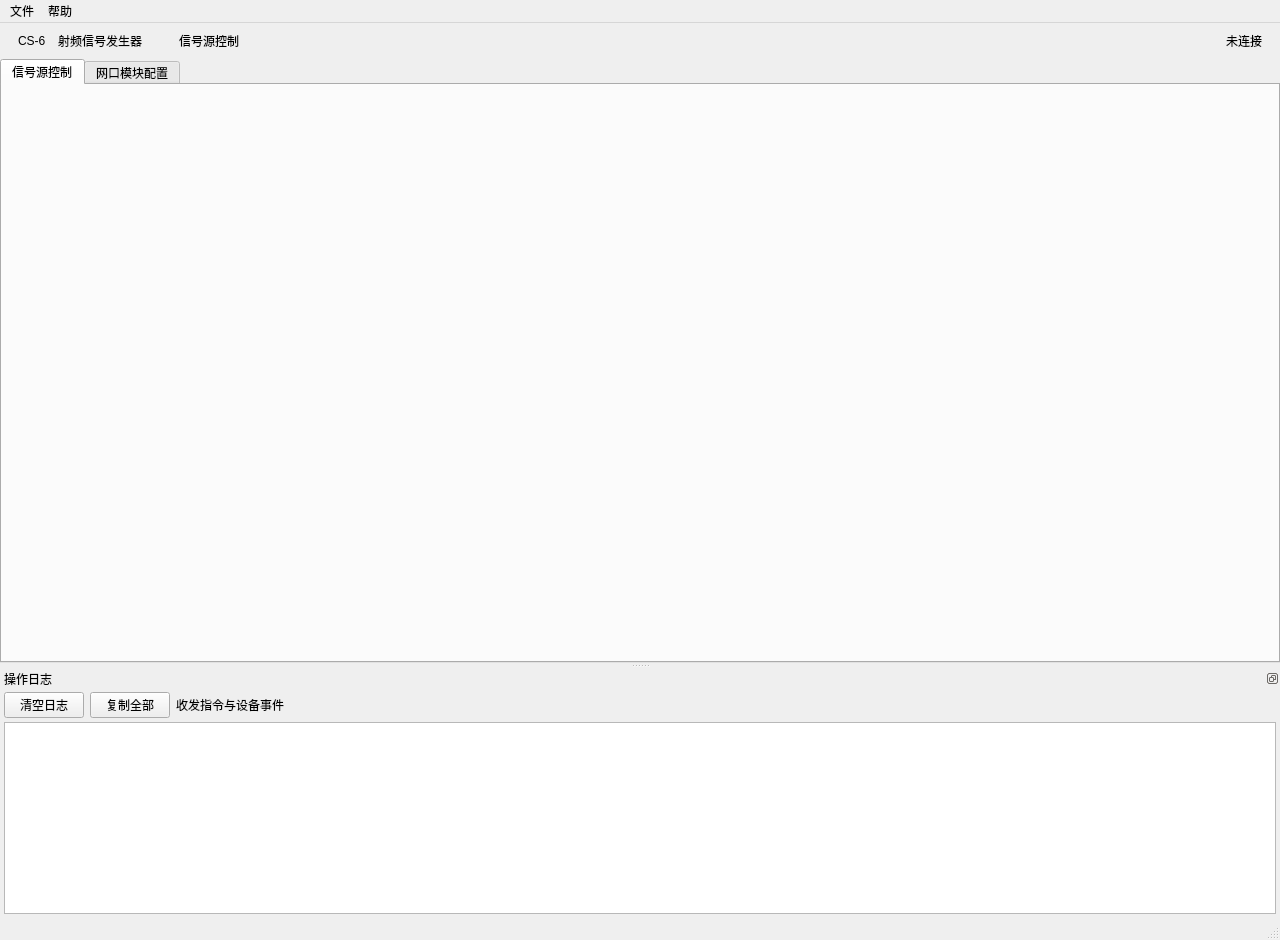
<?xml version="1.0" encoding="UTF-8"?>
<ui version="4.0">
 <class>MainWindow</class>
 <widget class="QMainWindow" name="MainWindow">
  <property name="geometry">
   <rect>
    <x>0</x>
    <y>0</y>
    <width>1280</width>
    <height>940</height>
   </rect>
  </property>
  <property name="windowTitle">
   <string>CS-6 射频信号发生器</string>
  </property>
  <widget class="QWidget" name="centralwidget">
   <layout class="QVBoxLayout" name="centralLayout">
    <property name="spacing">
     <number>0</number>
    </property>
    <property name="leftMargin">
     <number>0</number>
    </property>
    <property name="topMargin">
     <number>0</number>
    </property>
    <property name="rightMargin">
     <number>0</number>
    </property>
    <property name="bottomMargin">
     <number>0</number>
    </property>
    <item>
     <widget class="QWidget" name="appHeader">
      <layout class="QHBoxLayout" name="headerLayout">
      <property name="spacing">
       <number>12</number>
      </property>
      <property name="leftMargin">
       <number>18</number>
      </property>
      <property name="topMargin">
       <number>8</number>
      </property>
      <property name="rightMargin">
       <number>18</number>
      </property>
      <property name="bottomMargin">
       <number>8</number>
      </property>
      <item>
       <widget class="QLabel" name="appTitle">
        <property name="text">
         <string>CS-6</string>
        </property>
       </widget>
      </item>
      <item>
       <widget class="QLabel" name="appSubtitle">
        <property name="text">
         <string>射频信号发生器</string>
        </property>
       </widget>
      </item>
      <item>
       <spacer name="headerTitleSpacer">
        <property name="orientation">
         <enum>Qt::Orientation::Horizontal</enum>
        </property>
        <property name="sizeType">
         <enum>QSizePolicy::Policy::Fixed</enum>
        </property>
        <property name="sizeHint" stdset="0">
         <size>
          <width>24</width>
          <height>20</height>
         </size>
        </property>
       </spacer>
      </item>
      <item>
       <widget class="QLabel" name="headerInfoLabel">
        <property name="sizePolicy">
         <sizepolicy hsizetype="Expanding" vsizetype="Preferred">
          <horstretch>0</horstretch>
          <verstretch>0</verstretch>
         </sizepolicy>
        </property>
        <property name="text">
         <string>信号源控制</string>
        </property>
       </widget>
      </item>
      <item>
       <widget class="QLabel" name="statusDot">
        <property name="minimumSize">
         <size>
          <width>10</width>
          <height>10</height>
         </size>
        </property>
        <property name="maximumSize">
         <size>
          <width>10</width>
          <height>10</height>
         </size>
        </property>
        <property name="text">
         <string/>
        </property>
       </widget>
      </item>
      <item>
       <widget class="QLabel" name="headerStatusLabel">
        <property name="text">
         <string>未连接</string>
        </property>
       </widget>
      </item>
      </layout>
     </widget>
    </item>
    <item>
     <widget class="QTabWidget" name="tabs">
      <property name="currentIndex">
       <number>0</number>
      </property>
      <widget class="GeneratorPage" name="generatorPage">
       <attribute name="title">
        <string>信号源控制</string>
       </attribute>
      </widget>
      <widget class="LanConfigPage" name="lanConfigPage">
       <attribute name="title">
        <string>网口模块配置</string>
       </attribute>
      </widget>
     </widget>
    </item>
   </layout>
  </widget>
  <widget class="QMenuBar" name="menubar">
   <property name="geometry">
    <rect>
     <x>0</x>
     <y>0</y>
     <width>1280</width>
     <height>21</height>
    </rect>
   </property>
   <widget class="QMenu" name="menuFile">
    <property name="title">
     <string>文件</string>
    </property>
    <addaction name="actionQuit"/>
   </widget>
   <widget class="QMenu" name="menuHelp">
    <property name="title">
     <string>帮助</string>
    </property>
    <addaction name="actionAbout"/>
   </widget>
   <addaction name="menuFile"/>
   <addaction name="menuHelp"/>
  </widget>
  <widget class="QStatusBar" name="statusbar"/>
  <widget class="QDockWidget" name="logDock">
   <property name="features">
    <set>QDockWidget::DockWidgetFeature::DockWidgetFloatable|QDockWidget::DockWidgetFeature::DockWidgetMovable</set>
   </property>
   <property name="allowedAreas">
    <set>Qt::DockWidgetArea::BottomDockWidgetArea|Qt::DockWidgetArea::RightDockWidgetArea</set>
   </property>
   <property name="windowTitle">
    <string>操作日志</string>
   </property>
   <attribute name="dockWidgetArea">
    <number>8</number>
   </attribute>
   <widget class="QWidget" name="logContents">
    <layout class="QVBoxLayout" name="logLayout">
     <property name="spacing">
      <number>4</number>
     </property>
     <property name="leftMargin">
      <number>4</number>
     </property>
     <property name="topMargin">
      <number>4</number>
     </property>
     <property name="rightMargin">
      <number>4</number>
     </property>
     <property name="bottomMargin">
      <number>4</number>
     </property>
     <item>
      <layout class="QHBoxLayout" name="logToolbarLayout">
       <property name="spacing">
        <number>6</number>
       </property>
       <property name="leftMargin">
        <number>0</number>
       </property>
       <property name="topMargin">
        <number>0</number>
       </property>
       <property name="rightMargin">
        <number>0</number>
       </property>
       <property name="bottomMargin">
        <number>0</number>
       </property>
       <item>
        <widget class="QPushButton" name="clearLogButton">
         <property name="text">
          <string>清空日志</string>
         </property>
        </widget>
       </item>
       <item>
        <widget class="QPushButton" name="copyLogButton">
         <property name="text">
          <string>复制全部</string>
         </property>
        </widget>
       </item>
       <item>
        <widget class="QLabel" name="logHintLabel">
         <property name="text">
          <string>收发指令与设备事件</string>
         </property>
        </widget>
       </item>
       <item>
        <spacer name="logToolbarSpacer">
         <property name="orientation">
          <enum>Qt::Orientation::Horizontal</enum>
         </property>
         <property name="sizeHint" stdset="0">
          <size>
           <width>40</width>
           <height>20</height>
          </size>
         </property>
        </spacer>
       </item>
      </layout>
     </item>
     <item>
      <widget class="QPlainTextEdit" name="logView">
       <property name="readOnly">
        <bool>true</bool>
       </property>
       <property name="maximumBlockCount">
        <number>5000</number>
       </property>
      </widget>
     </item>
    </layout>
   </widget>
  </widget>
  <action name="actionQuit">
   <property name="text">
    <string>退出</string>
   </property>
   <property name="shortcut">
    <string>Ctrl+Q</string>
   </property>
  </action>
  <action name="actionAbout">
   <property name="text">
    <string>关于</string>
   </property>
  </action>
 </widget>
 <customwidgets>
  <customwidget>
   <class>GeneratorPage</class>
   <extends>QWidget</extends>
   <header>ui/pages/generator/generatorpage.h</header>
   <container>1</container>
  </customwidget>
  <customwidget>
   <class>LanConfigPage</class>
   <extends>QWidget</extends>
   <header>ui/pages/lanconfig/lanconfigpage.h</header>
   <container>1</container>
  </customwidget>
 </customwidgets>
 <resources/>
 <connections/>
</ui>
